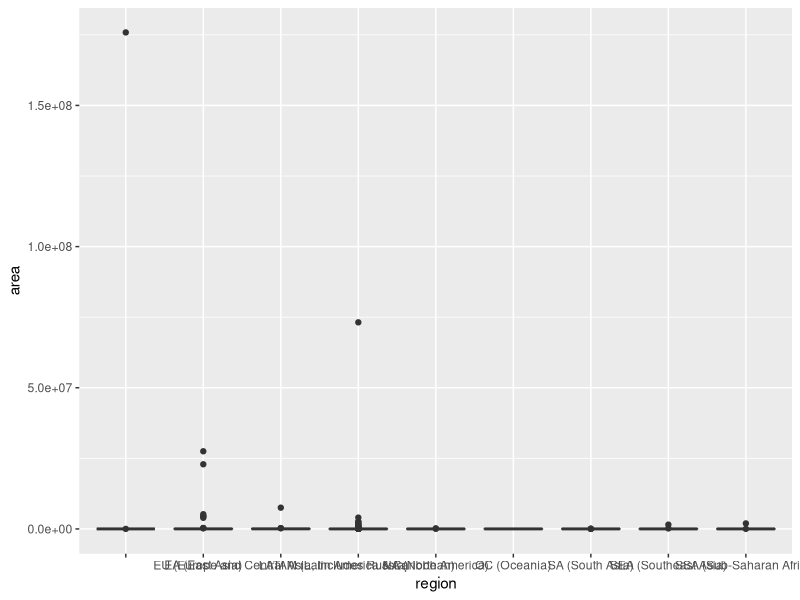

Generate this figure with R: (Note: this script raises an error after producing the figure.)
# 20190605  by J. W. Atkins (jwatkins6@vcu.edu)
# This script imports a .csv file that has been exported from a Google Sheet

#libraries
require(ggplot2)
require(plyr)
require(dplyr)
require(tidyverse)

# importing data
master <- read.csv("./data/lit_review_master_20190605.csv", skip = 3, header = TRUE)

#
unique(master$World.region)

# Restoration/Reforestation by region
master %>%
  select(World.region, Total.Area..hectares.) -> df
  
# change variable names because they are long
names(df)[1] <- paste("region")
names(df)[2] <- paste("area")

#making a plot
x11() 
ggplot(df, aes(x = region, y = area))+
geom_boxplot(position = "dodge2")

# making summary stats
df %>%
  select(area, region) %>%
  group_by(region) %>%
  summarize(total_area = sum(area)) -> df.sums

x11()
ggplot(df.sums, aes(x = region, y = total_area))+
  geom_bar(stat = "bin")